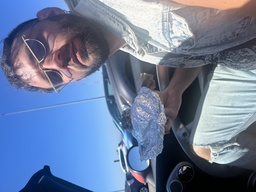
#> input picture Project4/data/lazaro.jpeg, 256 x 192 px, shrunk from 4032 x 3024 before the run, given in place of apple.jpeg, which was not available; the run also reads 1 picture not shown here
$ python main.py
#> lines starting #> are read from the running program, lines starting #| are printed output that depends on the picture; after the words box and inside, x2 and y2 are one past the last pixel; in counts of white or black regions, pixels touching at a corner belong together; pictures that were not available may be replaced by others from this repository, and a replacement may not be noted
import numpy as np
import skimage as sk
import skimage.io as skio
import matplotlib.pyplot as plt
from scipy.signal import convolve2d
import cv2
import math
from hybrid_python.align_image_code import align_images
from PIL import Image
from matplotlib.path import Path

# [34 lines left out: functions convolve_four_loops, convolve_two_loops, not called in this run]

"""
    Helper method generated by chatgpt.
"""
def show_images(images, titles=None, cols=3, same_scale=False):
#> called with cols = 3, same_scale = False
    n = len(images)
#> n = 2
    rows = math.ceil(n / cols)
#> rows = 1
    fig, axs = plt.subplots(rows, cols, figsize=(4*cols, 4*rows))
    axs = np.atleast_1d(axs).ravel()

    # Optional: consistent grayscale scaling across all images
    vmin = vmax = None
    if same_scale:
        vals = [im for im in images if im.ndim == 2]
        if vals:
            vmin = min(float(x.min()) for x in vals)
            vmax = max(float(x.max()) for x in vals)

    for i, im in enumerate(images):
        if im.ndim == 2:
            axs[i].imshow(im, cmap='gray', vmin=vmin, vmax=vmax)
        else:
            axs[i].imshow(im)  # RGB
        if titles: axs[i].set_title(titles[i])
        axs[i].axis('off')
#> this loop made 2 passes

    # Hide any empty slots
    for j in range(i+1, rows*cols):
        axs[j].axis('off')

    plt.tight_layout(); plt.show()
#> after `plt.tight_layout()`:
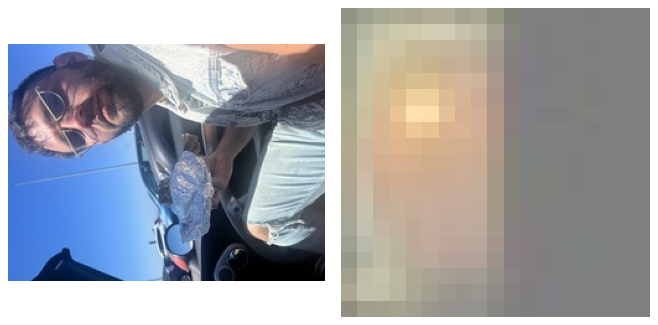
#> figure drawn by matplotlib, 2 panels

# [56 lines left out: functions part1_1, part1_2, not called in this run]

"""
What difference do you see? -> Less noise = lower threshold
"""
# [180 lines left out: functions part1_3, part1_BW, part2_1, part2_2x, not called in this run]


"""
Align images
"""
# [45 lines left out: function part2_21, not called in this run]

"""
Frequency analysis - show Fourier transform of input images, filtered images, hybrid image
"""
# [91 lines left out: functions part2_22, part2_BW, not called in this run]


def create_gaussian_stack(im, n_levels):
#> called with n_levels = 4
    G = cv2.getGaussianKernel(ksize=19, sigma=3).astype(np.float32)
    G = G @ G.T
    stack = [im]
    for i in range(n_levels-1):
        im_blur_r = convolve2d(im[:,:,0], G, mode='same')#.astype(np.uint8)
        im_blur_g = convolve2d(im[:,:,1], G, mode='same')#.astype(np.uint8)
        im_blur_b = convolve2d(im[:,:,2], G, mode='same')#.astype(np.uint8)
        im_blur = np.stack([im_blur_r, im_blur_g, im_blur_b], axis=2)
        stack.append(im_blur)
        im = im_blur
#> this loop made 3 passes
#> pass 1, in create_gaussian_stack, `im_blur_b = convolve2d(im[:,:,2], G, mode='same')#.astype(np.uint8)`:
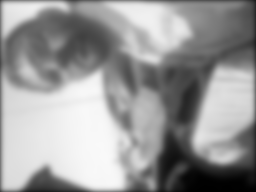
#> im_blur_b: shape (192, 256) float32; min 0.00157, max 0.98, mean 0.603
#> pass 1, in create_gaussian_stack, `im_blur = np.stack([im_blur_r, im_blur_g, im_blur_b], axis=2)`:
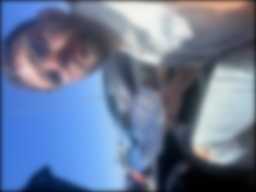
#> im_blur: shape (192, 256, 3) float32; mean of channels 0, 1, 2 0.418, 0.482, 0.603; drawn as R, G, B
#> after the loop, stack = 4 items
    return stack


def create_laplacian_stack(gaussian_stack):
    stack = []
    for i in range(len(gaussian_stack)-1):
        dif = gaussian_stack[i] - gaussian_stack[i+1]
        #normalization ???
        #dif = dif - np.min(dif)
        #dif = dif / np.max(dif)

        stack.append(dif)
    stack.append(gaussian_stack[-1])#.astype(np.float32))
    return stack

# [33 lines left out: functions part2_3, floats_to_255, not called in this run]

def part2_4(im1, im2, mask):

    n_levels = 4
    im1_gstack = create_gaussian_stack(im1, n_levels)
#> im1_gstack = 4 items
    im1_lstack = create_laplacian_stack(im1_gstack)
#> the loop in create_laplacian_stack, `for i in range(len(gaussian_stack)-1):` made 3 passes
#> after the loop in create_laplacian_stack, `for i in range(len(gaussian_stack)-1):`: stack = 3 items
#> im1_lstack = 4 items

    im2_gstack = create_gaussian_stack(im2, n_levels)
#> the loop in create_gaussian_stack (call 2), `for i in range(n_levels-1):` made 3 passes
#> pass 1, in create_gaussian_stack (call 2), `im_blur_r = convolve2d(im[:,:,0], G, mode='same')#.astype(np.uint8)`:
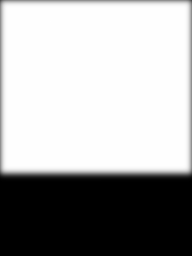
#> im_blur_r: shape (256, 192) float64; min 0.16, max 255, mean 169.8; drawn with min black and max white
#> im2_gstack = 4 items
    im2_lstack = create_laplacian_stack(im2_gstack)
#> the loop in create_laplacian_stack (call 2), `for i in range(len(gaussian_stack)-1):` made 3 passes
#> pass 3, in create_laplacian_stack (call 2), `dif = gaussian_stack[i] - gaussian_stack[i+1]`:
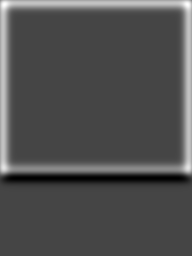
#> dif: shape (256, 192, 3) float64; mean of channels 0, 1, 2 1.9, 1.9, 1.9; drawn with min black and max white
#> im2_lstack = 4 items

    mask_gstack = create_gaussian_stack(mask, 12)
#> mask_gstack = 12 items
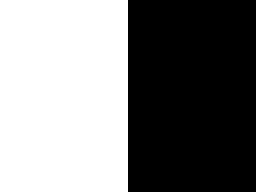
#> mask: shape (192, 256, 3) float32; values 0 (black) and 1 (white), 50% white; 1 white region, box (x1, y1, x2, y2) and area: (0, 0, 128, 192) 24576
    mask_gstack = mask_gstack[-n_levels:]
#> mask_gstack = 4 items

    hybrid_lstack = []
    for i in range(n_levels-1, -1, -1):
        im1_masked = mask_gstack[i] * im1_lstack[i]
        im2_masked = (1-mask_gstack[i]) * im2_lstack[i]
        res =  im1_masked + im2_masked
        hybrid_lstack.append(res)
#> this loop made 1 pass
#> pass 1, in part2_4, `im1_masked = mask_gstack[i] * im1_lstack[i]`:
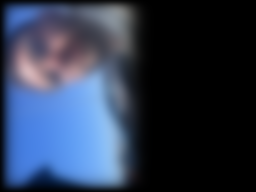
#> im1_masked: shape (192, 256, 3) float32; mean of channels 0, 1, 2 0.178, 0.223, 0.31; drawn as R, G, B
#> after the loop, hybrid_lstack = []


    im = np.zeros_like(im1).astype(np.float32)
    for i in range(len(hybrid_lstack)):
        im += hybrid_lstack[i]

    # [4 lines of commented-out code are left out]
    show_images(im1_gstack + im1_lstack)
    show_images(im2_gstack + im2_lstack)
    show_images([im] + hybrid_lstack)

    im = np.clip(im, 0, 1)
    plt.imsave('data/cokeapple.jpg', im)

# [21 lines left out: functions pepsi_coke, oraple, not called in this run]


"""
Helper method for creating a custom mask, generated by chatgpt
"""
# [29 lines left out: function create_custom_mask, not called in this run]

"""
    Must click to create a custom mask
"""
# [11 lines left out: function waterdog, not called in this run]

def cokeapple():
    apple = 'data/apple.jpeg'
    coke = 'data/coke.jpeg'
    im1 = skio.imread(apple).astype(np.float32) / 255.0
    im2 = skio.imread(coke).astype(np.float32) / 255.0

    show_images([im1,im2])

    pad = np.full((40, im2.shape[1], 3), 255)
    im2 = np.vstack([pad, im2])
    im2 = cv2.resize(im2, (im1.shape[0], im1.shape[1]), interpolation=cv2.INTER_AREA)

    mask = np.zeros_like(im1)
    mask[:, :mask.shape[1]//2] = 1

    part2_4(im1, im2, mask)

# [26 lines left out: function cokeapple_blend, not called in this run]


def main():
    # [19 lines of commented-out code are left out]
    cokeapple()
    #cokeapple_blend()
    pass


if __name__ == "__main__":
#> (the run stopped early here; a loop or call above may not have finished)
